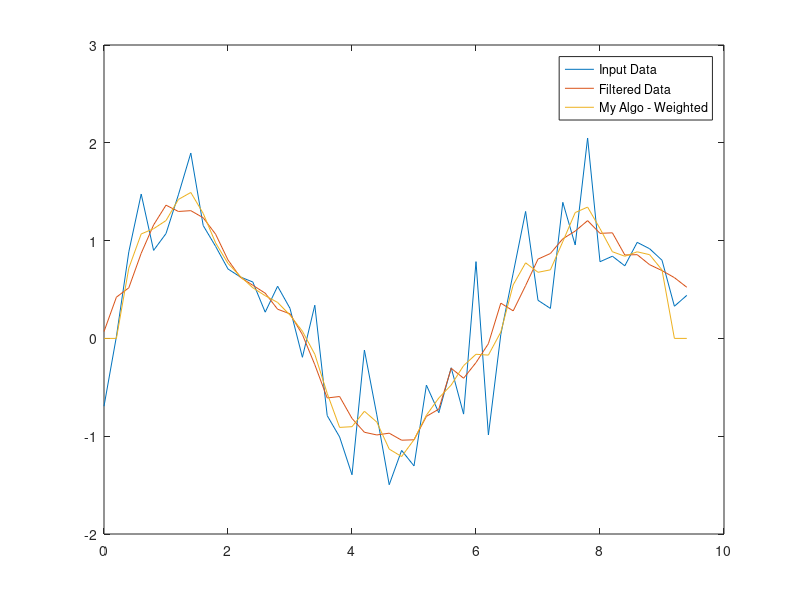

Here is the MATLAB script that generated this plot:
x = (0:0.2:3*pi);
y = sin(x);

noise = randn(size(y));
noisy = noise/2.5 + y;

figure(1);
plot(x,noisy);

%MATLAB Keyboard shortcut Ctrl + R -- comment & Ctrl + T -- uncomment

hold on;

 filtered = movmean(noisy,5);
 plot(x,filtered);

w = 5;
wf = floor(w/2);
filter = [1 4 6 4 1];
filterTotal = 16;
taskmat = noisy;

result = zeros(size(taskmat));

for k = wf+1:size(taskmat,2)-wf
    result(k) = sum(taskmat(k-wf:k+wf).*filter)/filterTotal;
end 

plot(x,result);

legend('Input Data', 'Filtered Data','My Algo - Weighted');
hold off;